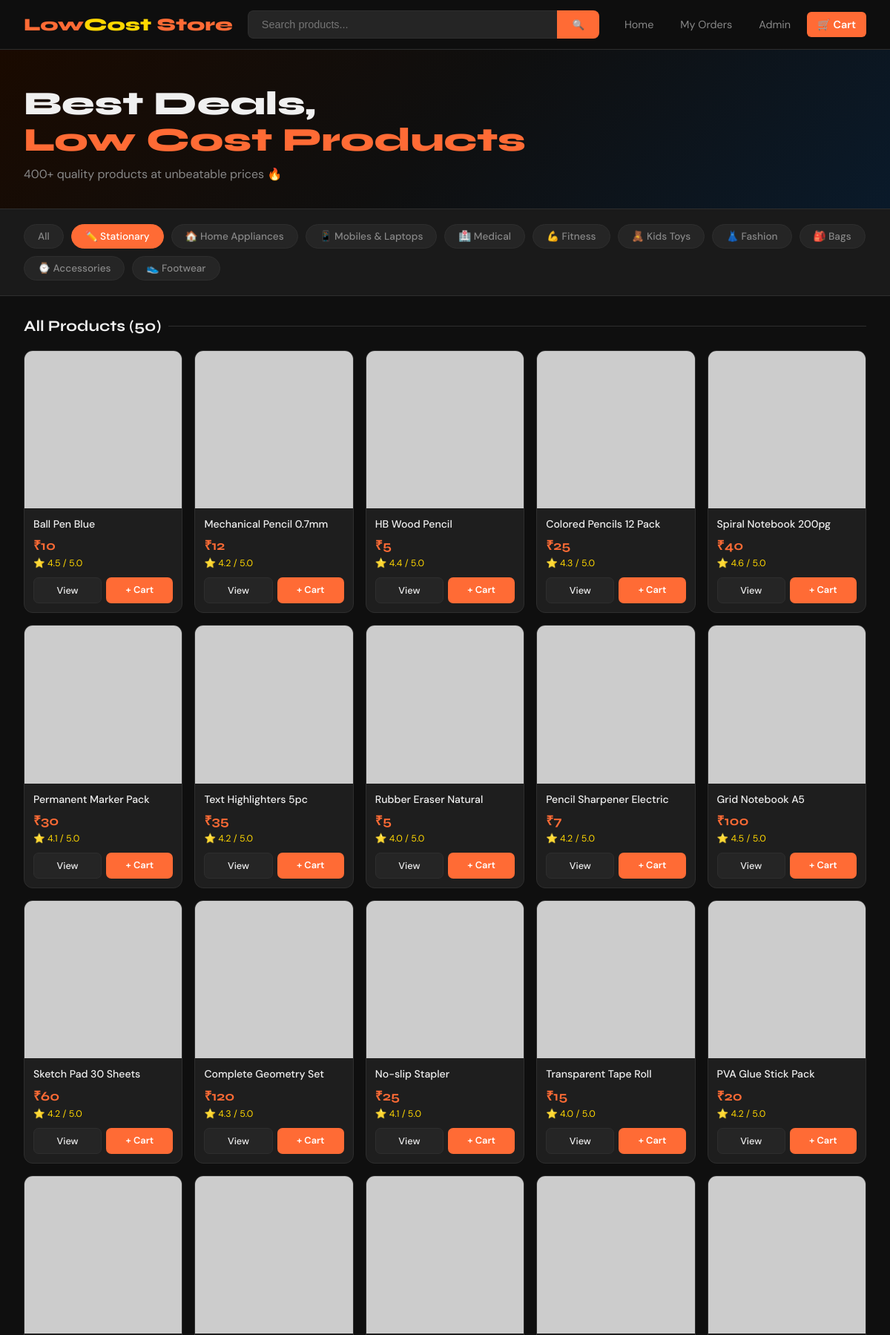
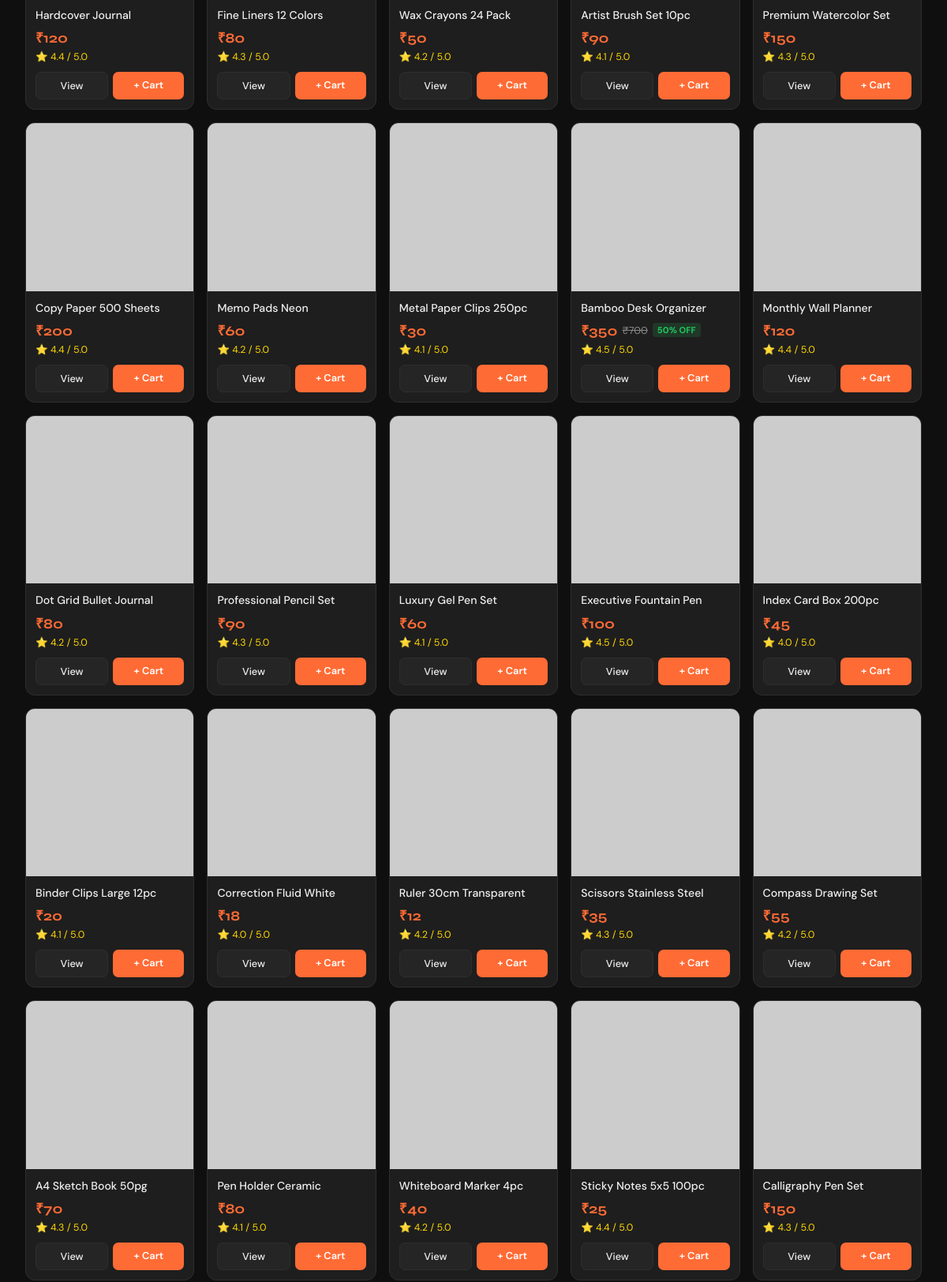
Screenshot of /?category=stationary (upper part) with the database file from the repository (2 pictures, top to bottom).
### tables this page shows
CREATE TABLE products(
    id INTEGER PRIMARY KEY AUTOINCREMENT,
    name TEXT, price INTEGER, original_price INTEGER,
    stock INTEGER, image TEXT, description TEXT, rating REAL, category TEXT
);

### app.py (the view)
@app.route("/")
def home():
    conn = db()
    cur = conn.cursor()
    category = request.args.get("category", "all")
    if category and category != "all":
        cur.execute("SELECT * FROM products WHERE category=?", (category,))
    else:
        cur.execute("SELECT * FROM products")
    products = enrich([dict(p) for p in cur.fetchall()])
    conn.close()
    return render_template("index.html", products=products, cart_count=get_cart_count(), active_category=category)

### app.py (called while the page is built)
def get_image_url(name):
    return PRODUCT_IMAGES.get(name, "https://images.unsplash.com/photo-1585336261022-680e295ce3fe?w=300&h=300&fit=crop")

def get_offer(category):
    return LIMITED_OFFER_CATEGORIES.get(category, None)

def db():
    conn = sqlite3.connect("store.db")
    conn.row_factory = sqlite3.Row
    return conn

def get_cart_count():
    conn = db()
    cur = conn.cursor()
    cur.execute("SELECT COUNT(*) as cnt FROM cart")
    cnt = cur.fetchone()["cnt"]
    conn.close()
    return cnt

def enrich(products):
    for p in products:
        p['image_url'] = get_image_url(p['name'])
        p['offer'] = get_offer(p['category'])
        orig = p.get('original_price', 0)
        price = p.get('price', 0)
        if orig and orig > price:
            p['discount'] = round((1 - price / orig) * 100)
        else:
            p['discount'] = 0
    return products

### templates/index.html (shortened to what this page needs)
<!DOCTYPE html>
<html lang="en">
<head>
</head>
<body>
<nav class="navbar">
  <div class="logo">Low<span>Cost</span> Store</div>
  <form action="/search" class="search-bar">
    <input name="q" placeholder="Search products...">
    <button type="submit">🔍</button>
  </form>
  <div class="nav-links">
    <a href="/">Home</a>
    <a href="/orders">My Orders</a>
    <a href="/admin">Admin</a>
    <a href="/cart" class="cart-btn">
      🛒 Cart
    </a>
  </div>
</nav>
<div class="hero">
  <h1>Best Deals,<br><span>Low Cost Products</span></h1>
  <p>400+ quality products at unbeatable prices 🔥</p>
</div>
<div class="categories">
  <a href="/?category=all" class="cat-btn {% if active_category == 'all' %}active{% endif %}">All</a>
  <a href="/?category=stationary" class="cat-btn {% if active_category == 'stationary' %}active{% endif %}">✏️ Stationary</a>
  <a href="/?category=electronic" class="cat-btn {% if active_category == 'electronic' %}active{% endif %}">🏠 Home Appliances</a>
  <a href="/?category=mobile" class="cat-btn {% if active_category == 'mobile' %}active{% endif %}">📱 Mobiles & Laptops</a>
  <a href="/?category=medical" class="cat-btn {% if active_category == 'medical' %}active{% endif %}">🏥 Medical</a>
  <a href="/?category=fitness" class="cat-btn {% if active_category == 'fitness' %}active{% endif %}">💪 Fitness</a>
  <a href="/?category=kids" class="cat-btn {% if active_category == 'kids' %}active{% endif %}">🧸 Kids Toys</a>
  <a href="/?category=fashion" class="cat-btn {% if active_category == 'fashion' %}active{% endif %}">👗 Fashion</a>
  <a href="/?category=bag" class="cat-btn {% if active_category == 'bag' %}active{% endif %}">🎒 Bags</a>
  <a href="/?category=accessory" class="cat-btn {% if active_category == 'accessory' %}active{% endif %}">⌚ Accessories</a>
  <a href="/?category=footwear" class="cat-btn {% if active_category == 'footwear' %}active{% endif %}">👟 Footwear</a>
</div>
<div class="section">
  <div class="section-title">All Products ({{ products|length }})</div>
  <div class="products-grid">
    {% for product in products %}
    <div class="card">
      <img class="card-img" src="{{ product['image_url'] }}" alt="{{ product['name'] }}" loading="lazy"
           onerror="this.src='https://via.placeholder.com/300x300/1e1e1e/888?text=No+Image'">
      <div class="card-body">
        <div class="card-name">{{ product['name'] }}</div>
        <div class="card-price-wrap">
          <span class="card-price">₹{{ product['price'] }}</span>
          {% if product['original_price'] and product['original_price'] > product['price'] %}
          <span class="card-orig-price">₹{{ product['original_price'] }}</span>
          <span class="card-discount">{{ product['discount'] }}% OFF</span>
          {% endif %}
        </div>
        <div class="card-rating">⭐ {{ product['rating'] }} / 5.0</div>
        <div class="card-actions">
          <a href="/product/{{ product['id'] }}" class="btn-view">View</a>
          <a href="/addcart/{{ product['id'] }}" class="btn-cart">+ Cart</a>
        </div>
      </div>
    </div>
    {% endfor %}
  </div>
</div>
</body>
</html>

### templates/index.html (style rules this page uses)
:root { --primary: #ff6b35; --primary-dark: #e55a26; --dark: #0f0f0f; --dark2: #1a1a1a; --dark3: #252525; --card-bg: #1e1e1e; --text: #f0f0f0; --text-muted: #888; --accent: #ffd700; --green: #22c55e; --border: #2e2e2e; --red: #ef4444; }
* { margin: 0; padding: 0; box-sizing: border-box; }
body { background: var(--dark); color: var(--text); font-family: 'DM Sans', sans-serif; }
.navbar { position: sticky; top: 0; z-index: 100; background: rgba(15,15,15,0.97); backdrop-filter: blur(12px); border-bottom: 1px solid var(--border); display: flex; align-items: center; gap: 20px; padding: 14px 32px; }
.logo { font-family: 'Syne', sans-serif; font-size: 1.5rem; font-weight: 800; color: var(--primary); }
.logo span { color: var(--accent); }
.search-bar { flex: 1; display: flex; max-width: 500px; }
.search-bar input { flex: 1; padding: 10px 18px; background: var(--dark3); border: 1px solid var(--border); border-right: none; border-radius: 8px 0 0 8px; color: var(--text); font-size: 0.9rem; outline: none; transition: border-color 0.2s; }
.search-bar button { padding: 10px 20px; background: var(--primary); color: white; border: none; border-radius: 0 8px 8px 0; font-weight: 600; cursor: pointer; transition: background 0.2s; }
.nav-links { display: flex; align-items: center; gap: 8px; margin-left: auto; }
.nav-links a { color: var(--text-muted); text-decoration: none; padding: 8px 14px; border-radius: 6px; font-size: 0.9rem; transition: all 0.2s; }
.cart-btn { background: var(--primary) !important; color: white !important; font-weight: 600 !important; position: relative; }
.hero { background: linear-gradient(135deg, #1a0a00 0%, #0f0f0f 50%, #0a1a2a 100%); padding: 48px 32px 36px; border-bottom: 1px solid var(--border); }
.hero h1 { font-family: 'Syne', sans-serif; font-size: 2.8rem; font-weight: 800; line-height: 1.1; margin-bottom: 10px; }
.hero h1 span { color: var(--primary); }
.hero p { color: var(--text-muted); font-size: 1rem; }
.categories { display: flex; gap: 10px; flex-wrap: wrap; padding: 20px 32px; border-bottom: 1px solid var(--border); background: var(--dark2); }
.cat-btn { padding: 7px 18px; border-radius: 20px; border: 1px solid var(--border); background: var(--dark3); color: var(--text-muted); text-decoration: none; font-size: 0.85rem; font-weight: 500; transition: all 0.2s; }
.cat-btn:hover, .cat-btn.active { background: var(--primary); border-color: var(--primary); color: white; }
.section { padding: 28px 32px; }
.section-title { font-family: 'Syne', sans-serif; font-size: 1.3rem; font-weight: 700; margin-bottom: 20px; display: flex; align-items: center; gap: 10px; }
.section-title::after { content: ''; flex: 1; height: 1px; background: var(--border); }
.products-grid { display: grid; grid-template-columns: repeat(auto-fill, minmax(200px, 1fr)); gap: 16px; }
.card { background: var(--card-bg); border: 1px solid var(--border); border-radius: 12px; overflow: hidden; transition: transform 0.2s, border-color 0.2s, box-shadow 0.2s; display: flex; flex-direction: column; position: relative; }
.card-img { width: 100%; aspect-ratio: 1; object-fit: cover; background: var(--dark3); }
.card-body { padding: 12px; flex: 1; display: flex; flex-direction: column; gap: 5px; }
.card-name { font-size: 0.88rem; font-weight: 500; line-height: 1.3; display: -webkit-box; -webkit-line-clamp: 2; line-clamp: 2; -webkit-box-orient: vertical; overflow: hidden; }
.card-price-wrap { display: flex; align-items: center; gap: 6px; flex-wrap: wrap; margin-top: 2px; }
.card-price { font-family: 'Syne', sans-serif; font-size: 1.1rem; font-weight: 700; color: var(--primary); }
.card-orig-price { font-size: 0.8rem; color: var(--text-muted); text-decoration: line-through; }
.card-discount { font-size: 0.7rem; font-weight: 700; color: var(--green); background: rgba(34,197,94,0.15); padding: 2px 6px; border-radius: 4px; }
.card-rating { font-size: 0.78rem; color: var(--accent); }
.card-actions { display: flex; gap: 6px; margin-top: auto; padding-top: 6px; }
.btn-view { flex: 1; padding: 8px; background: var(--dark3); color: var(--text); border: 1px solid var(--border); border-radius: 7px; font-size: 0.8rem; font-weight: 500; text-decoration: none; text-align: center; transition: all 0.2s; }
.btn-cart { flex: 1; padding: 8px; background: var(--primary); color: white; border: none; border-radius: 7px; font-size: 0.8rem; font-weight: 600; text-decoration: none; text-align: center; transition: background 0.2s; cursor: pointer; }

### rows the page displays
products: name "Ball Pen Blue", price "10", rating "4.5"
products: name "Mechanical Pencil 0.7mm", price "12", rating "4.2"
products: name "HB Wood Pencil", price "5", rating "4.4"
products: name "Colored Pencils 12 Pack", price "25", rating "4.3"
products: name "Spiral Notebook 200pg", price "40", rating "4.6"
products: name "Permanent Marker Pack", price "30", rating "4.1"
products: name "Text Highlighters 5pc", price "35", rating "4.2"
products: name "Rubber Eraser Natural", price "5", rating "4.0"
products: name "Pencil Sharpener Electric", price "7", rating "4.2"
products: name "Grid Notebook A5", price "100", rating "4.5"
products: name "Sketch Pad 30 Sheets", price "60", rating "4.2"
products: name "Complete Geometry Set", price "120", rating "4.3"
products: name "No-slip Stapler", price "25", rating "4.1"
products: name "Transparent Tape Roll", price "15", rating "4.0"
products: name "PVA Glue Stick Pack", price "20", rating "4.2"
products: name "Hardcover Journal", price "120", rating "4.4"
products: name "Fine Liners 12 Colors", price "80", rating "4.3"
products: name "Wax Crayons 24 Pack", price "50", rating "4.2"
products: name "Artist Brush Set 10pc", price "90", rating "4.1"
products: name "Premium Watercolor Set", price "150", rating "4.3"
products: name "Copy Paper 500 Sheets", price "200", rating "4.4"
products: name "Memo Pads Neon", price "60", rating "4.2"
products: name "Metal Paper Clips 250pc", price "30", rating "4.1"
products: name "Bamboo Desk Organizer", price "350", original_price "700", discount "50", rating "4.5"
products: name "Monthly Wall Planner", price "120", rating "4.4"
products: name "Dot Grid Bullet Journal", price "80", rating "4.2"
products: name "Professional Pencil Set", price "90", rating "4.3"
products: name "Luxury Gel Pen Set", price "60", rating "4.1"
products: name "Executive Fountain Pen", price "100", rating "4.5"
products: name "Index Card Box 200pc", price "45", rating "4.0"
products: name "Binder Clips Large 12pc", price "20", rating "4.1"
products: name "Correction Fluid White", price "18", rating "4.0"
products: name "Ruler 30cm Transparent", price "12", rating "4.2"
products: name "Scissors Stainless Steel", price "35", rating "4.3"
products: name "Compass Drawing Set", price "55", rating "4.2"
products: name "A4 Sketch Book 50pg", price "70", rating "4.3"
products: name "Pen Holder Ceramic", price "80", rating "4.1"
products: name "Whiteboard Marker 4pc", price "40", rating "4.2"
products: name "Sticky Notes 5x5 100pc", price "25", rating "4.4"
products: name "Calligraphy Pen Set", price "150", rating "4.3"

### other values shown
{{ products|length }} "50"
